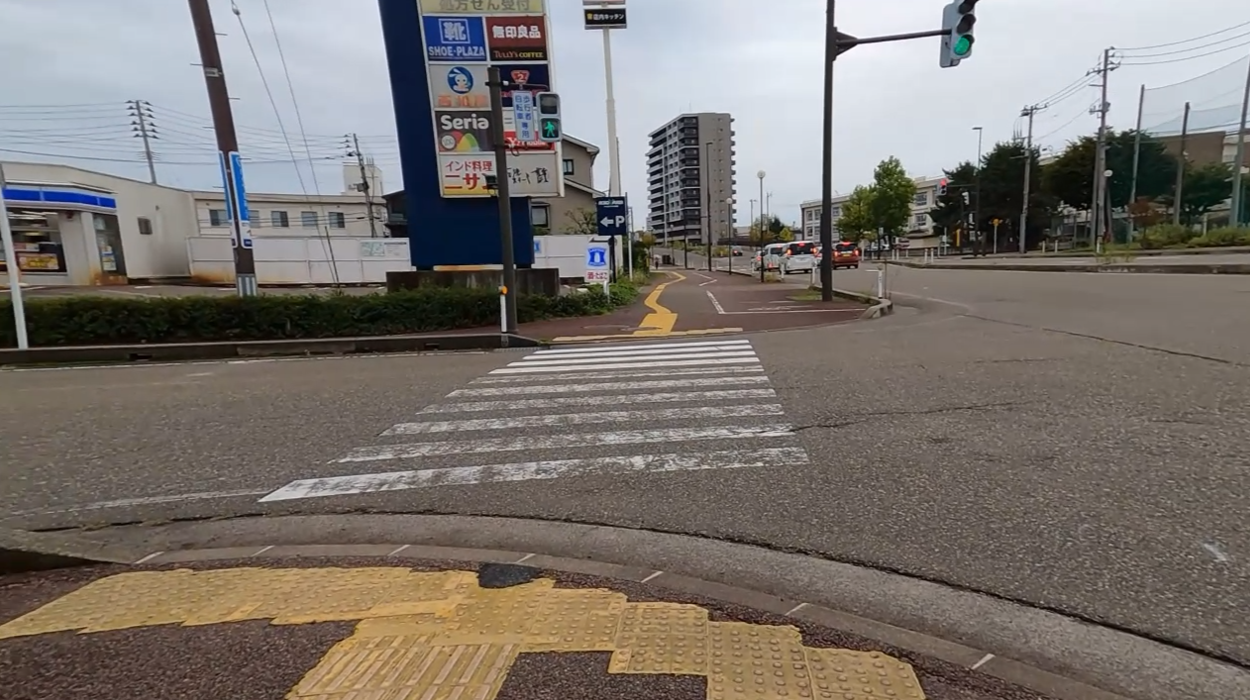
#> input picture Input/right2.png, 1250 x 700 px, found by its file name
$ python movement.py
#> lines starting #> are read from the running program, lines starting #| are printed output that depends on the picture
#> in main, img1 is the input picture: shape (700, 1250, 3); mean B, G, R 110.7, 116.1, 122.6
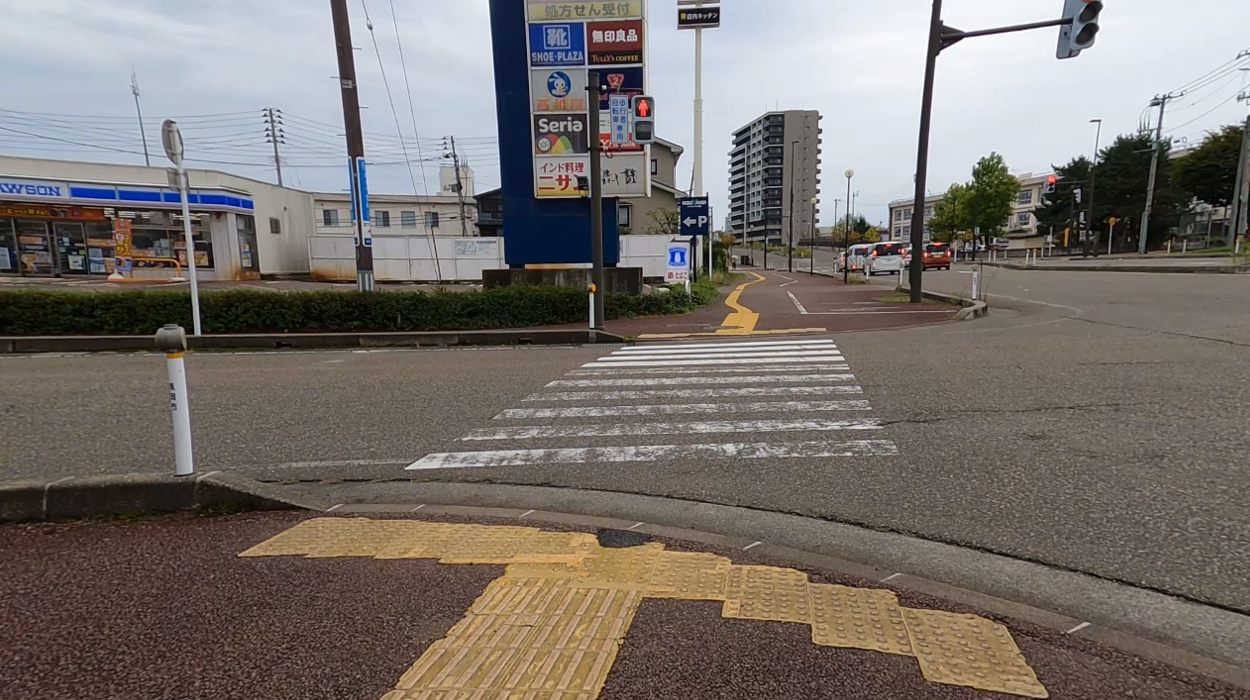
#> input picture Input/right1.png, 1250 x 700 px, found by its file name
#> in main, img2 is the input picture: shape (700, 1250, 3); mean B, G, R 108.9, 114, 120.9
import cv2
import numpy as np

# -----------------------------
# パラメータ
# -----------------------------
COS_POS_TH = 0.7     # cosθ がこれ以上なら放射方向とみなす
COS_NEG_TH = -0.5    # cosθ がこれ以下なら逆方向とみなす

# -----------------------------
# Dense Optical Flow
# -----------------------------
def compute_dense_flow(img1, img2):
    gray1 = cv2.cvtColor(img1, cv2.COLOR_BGR2GRAY)
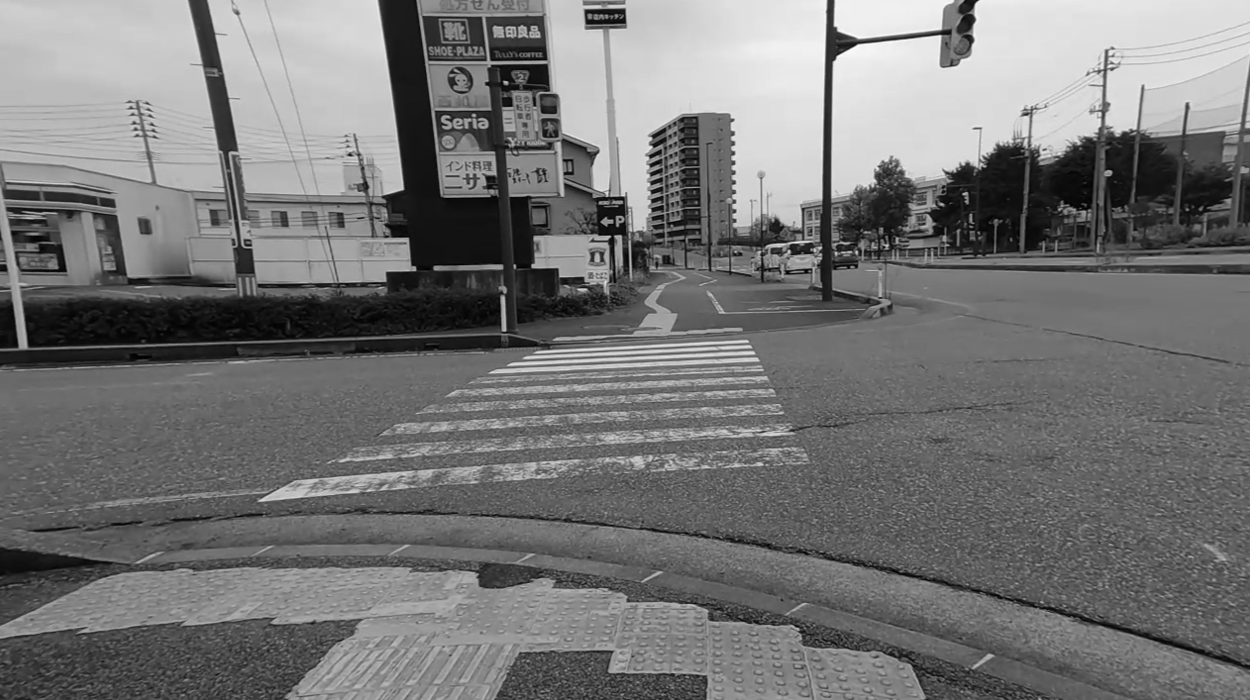
#> gray1: shape (700, 1250); min 0, max 254, mean 117.5
    gray2 = cv2.cvtColor(img2, cv2.COLOR_BGR2GRAY)
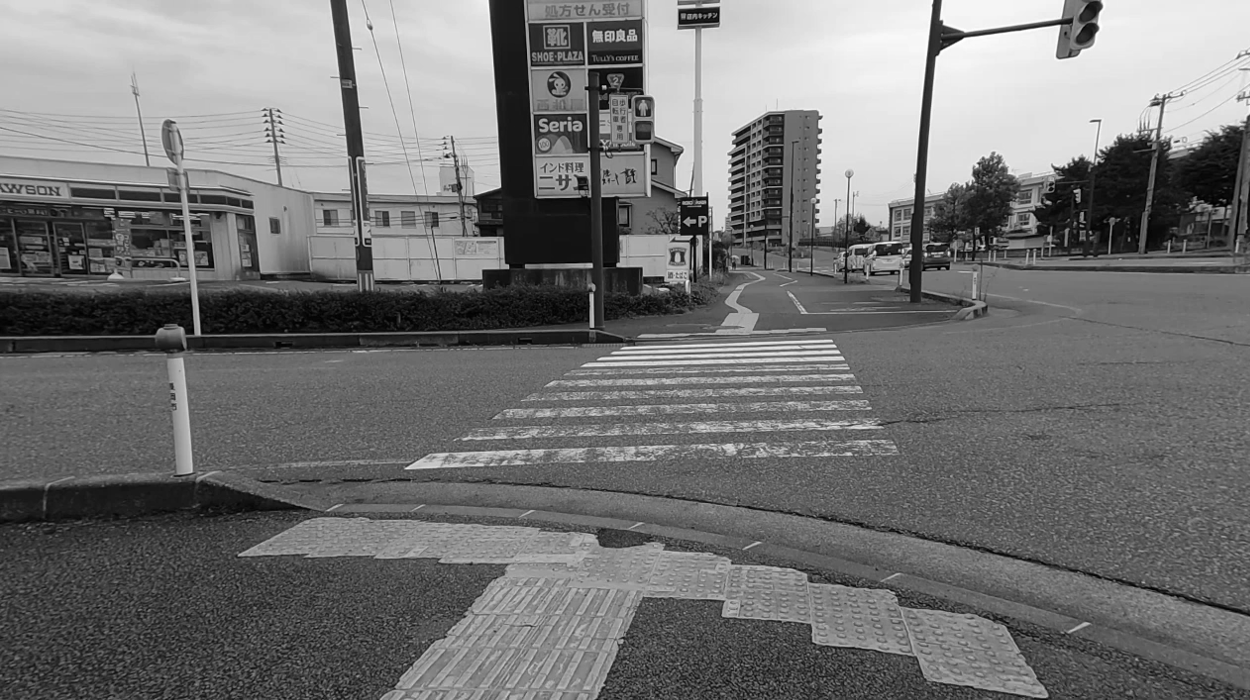
#> gray2: shape (700, 1250); min 0, max 255, mean 115.5

    flow = cv2.calcOpticalFlowFarneback(
        gray1, gray2, None,
        pyr_scale=0.5,
        levels=3,
        winsize=15,
        iterations=3,
        poly_n=5,
        poly_sigma=1.2,
        flags=0
    )
    return flow


# -----------------------------
# 自己運動判定
# -----------------------------
def estimate_motion(flow):
    h, w = flow.shape[:2]
#> h = 700; w = 1250
    cx, cy = w // 2, h // 2
#> cx = 625; cy = 350

    cos_map = np.zeros((3, 3))

    for iy in range(3):
        for ix in range(3):
            x0 = ix * w // 3
            x1 = (ix + 1) * w // 3
            y0 = iy * h // 3
            y1 = (iy + 1) * h // 3

            region_flow = flow[y0:y1, x0:x1]
            mean_flow = region_flow.mean(axis=(0, 1))

            # 区画中心ベクトル
            rx = (x0 + x1) / 2 - cx
            ry = (y0 + y1) / 2 - cy
            r = np.array([rx, ry])

            v = mean_flow
            nr = np.linalg.norm(r)
            nv = np.linalg.norm(v)

            if nr < 1e-6 or nv < 1e-6:
                cos_theta = 0.0
            else:
                cos_theta = np.dot(r, v) / (nr * nv)

            cos_map[iy, ix] = cos_theta
#> after the loop, cos_map = [[0.269, 0.997, -0.836], [-0.217, 0.973, 0.609], [0.882, 0.377, 0.334]]

    # 中央を除く
    surround = cos_map.copy()
#> surround has the same summary as cos_map
    surround[1, 1] = np.nan

    # -----------------------------
    # 判定
    # -----------------------------
    if np.nanmin(surround) > COS_POS_TH:
        return "straight"

    # 左右旋回判定
    left_score = np.nanmean(cos_map[:, 0])
#> left_score = 0.311
    right_score = np.nanmean(cos_map[:, 2])
#> right_score = 0.0355

    if left_score < COS_NEG_TH:
        return "left"
    if right_score < COS_NEG_TH:
        return "right"

    # 上下振動判定
    top_score = np.nanmean(cos_map[0, :])
#> top_score = 0.143
    bottom_score = np.nanmean(cos_map[2, :])
#> bottom_score = 0.531

    if top_score < COS_NEG_TH or bottom_score < COS_NEG_TH:
        return "vibration"

    return "straight"


# -----------------------------
# main
# -----------------------------
def main():
    img1 = cv2.imread("Input/right2.png")
    img2 = cv2.imread("Input/right1.png")

    if img1 is None or img2 is None:
        raise FileNotFoundError("画像が読み込めません")

    flow = compute_dense_flow(img1, img2)
    motion = estimate_motion(flow)
#> motion = 'straight'

    print("Estimated motion:", motion)
#| Estimated motion: straight


if __name__ == "__main__":
    main()
